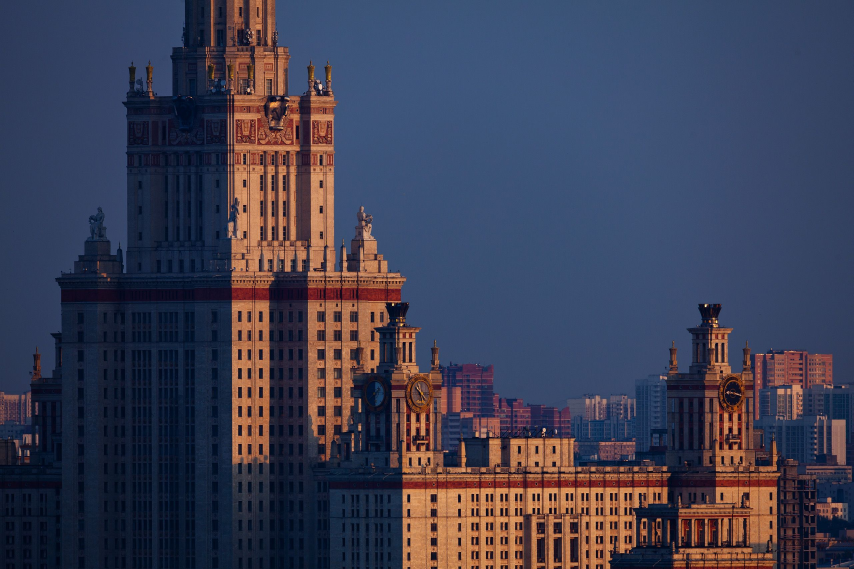
#> input picture images/2.jpg, 2560 x 1707 px (shown at 1/3 size); its folder holds 2 pictures in this run
$ python 9.1-9.2.py
#> lines starting #> are read from the running program, lines starting #| are printed output that depends on the picture
import os
from PIL import Image
from pathlib import Path

# Функция для обработки изображения (например, изменение размера)
def process_image(image_path, output_path, size=(800, 800)):
#> called with image_path = 'images/2.jpg', output_path = 'output_images/2.jpg', size = (800, 800)
    with Image.open(image_path) as img:
#> img is the input picture: PIL image 2560x1707 RGB; mean R, G, B 61.9, 63.1, 82.7
        img = img.resize(size)
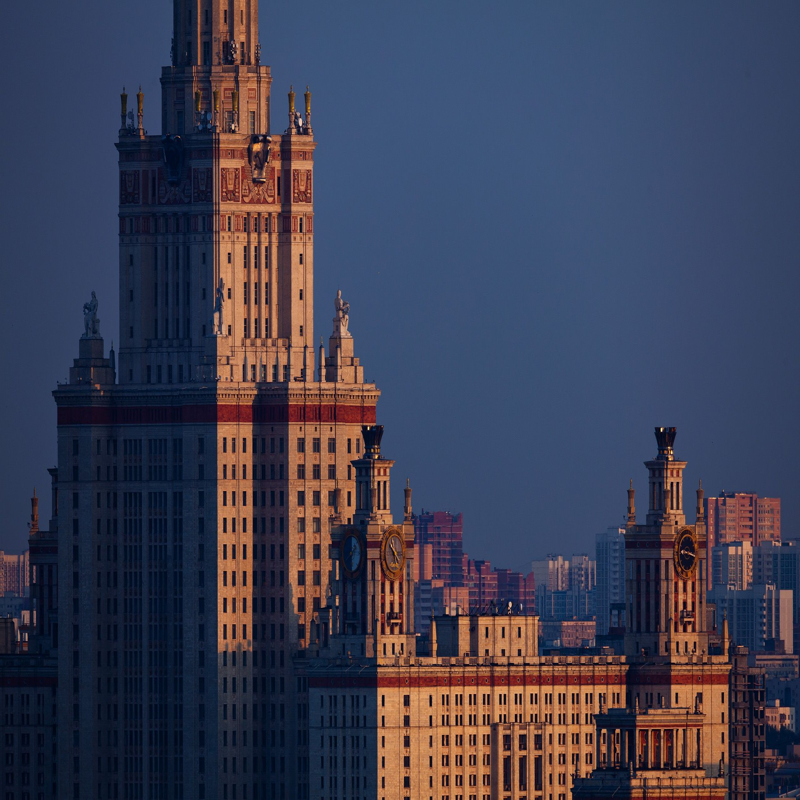
#> img: PIL image 800x800 RGB; mean R, G, B 61.9, 63.1, 82.7
        img.save(output_path)

def process_images_in_directory(input_dir, output_dir, size=(800, 800)):
    # Создаем выходную директорию, если она не существует
    os.makedirs(output_dir, exist_ok=True)

    # Проходим по всем файлам в входной директории
    for filename in os.listdir(input_dir):
        input_path = os.path.join(input_dir, filename)

        # Проверяем, что это файл изображения (например, форматы JPG, PNG)
        if os.path.isfile(input_path) and filename.lower().endswith(('.png', '.jpg', '.jpeg')):
            output_path = os.path.join(output_dir, filename)
            process_image(input_path, output_path, size)
#> pass 2 of the loop in process_images_in_directory, `for filename in os.listdir(input_dir):`:
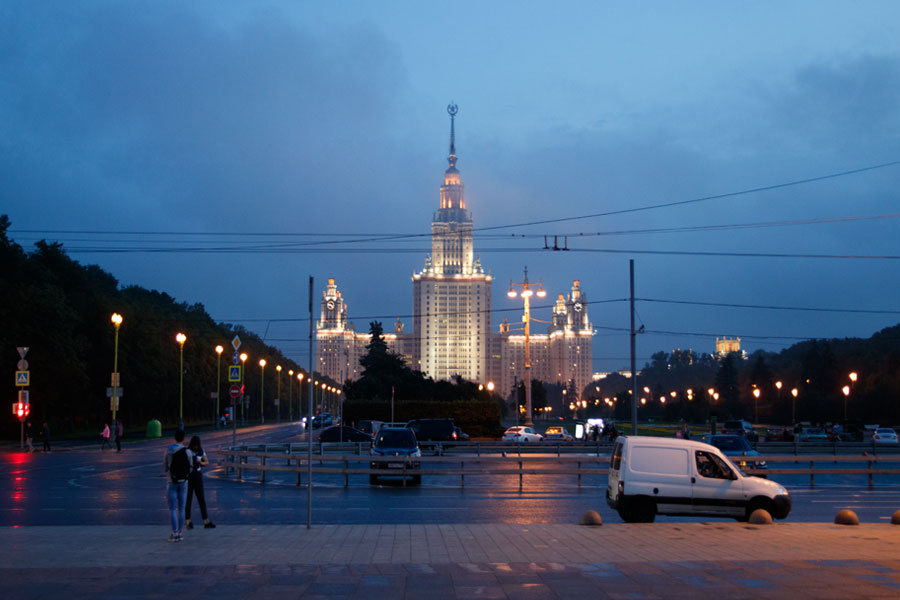
#> input picture images/3.jpg, 900 x 600 px
#> in process_image, img is the input picture: PIL image 900x600 RGB; mean R, G, B 69.4, 94.8, 125.1
#> in process_image (call 2), `img = img.resize(size)`:
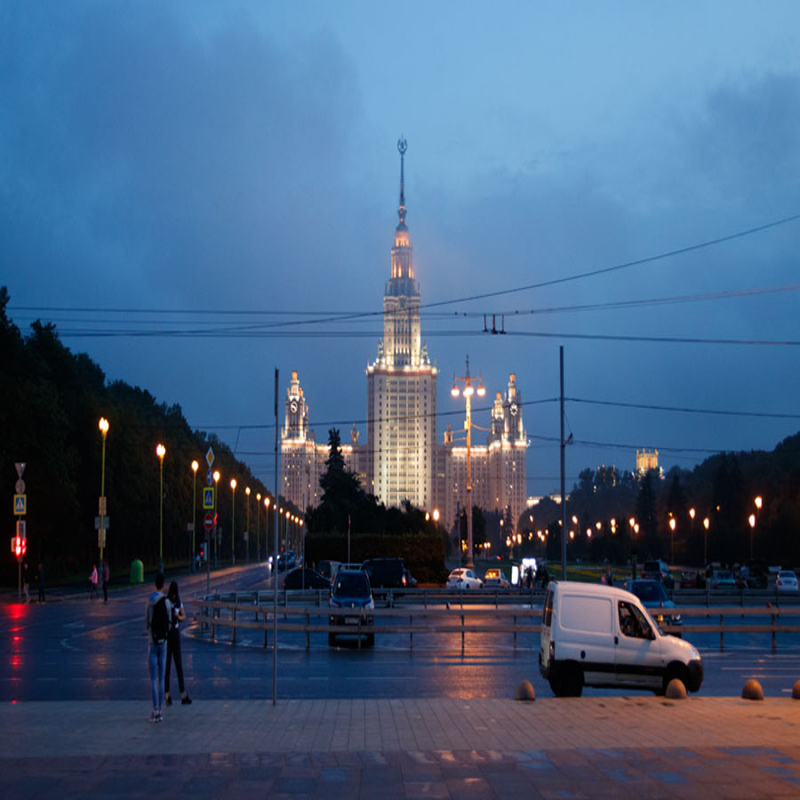
#> img: PIL image 800x800 RGB; mean R, G, B 69.4, 94.8, 125.1

# Пример использования
input_directory = 'images'
output_directory = 'output_images'
process_images_in_directory(input_directory, output_directory)
